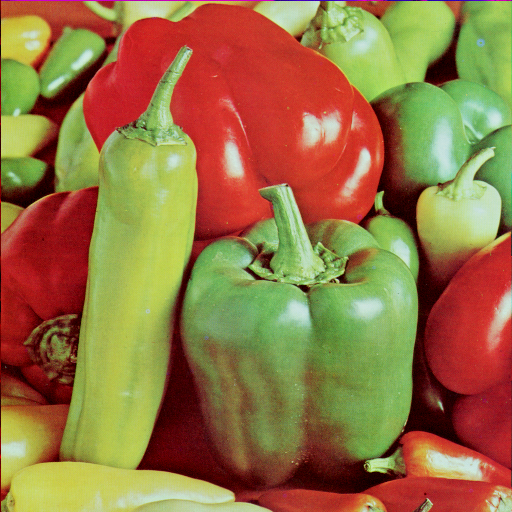
%> input picture Visione Artificiale/imgs/peppers.png, 512 x 512 px
$ octave istogrammi_applicazioni.m   (GNU Octave 9; MATLAB toolbox functions it lacks are replaced by stand-ins)
%> lines starting %> are read from the running program, lines starting %| are printed output that depends on the picture; in (x1, y1, x2, y2) boxes, pixels count from 0 and x2, y2 are one past the last pixel; in counts of white or black regions, pixels touching at a corner belong together; the program's own positions count from 1
### Visione Artificiale/Istogrami/plothist.m
function h = plothist(img)
    % Funzione per visualizzare un istogramma come immagine + barra di grigi

    h = imhist(uint8(img), 256); % Istogramma a 256 livelli
    m = 101 - ceil(100 * single(h) / single(max(h))); % Riga di partenza di ogni barra

    out = uint8(ones(120, 256) * 255); % Immagine bianca (120 righe, 256 colonne)

    % Disegna le barre nere dell'istogramma
    for i = 1:256
        out(m(i):100, i) = 0; % Barre verticali nere dalla riga m(i) a 100
    end

    % Disegna la barra del gradiente in basso (livelli di grigio)
    for i = 1:256
        out(102:120, i) = i - 1; % Riga 102–120: gradient bar (valori 0–255)
    end

    figure;
    imshow(out);
    title('Istogramma con funzione personalizzata');
end

### Visione Artificiale/Istogrami/plothist_outlier.m
function h = plothist_outlier(img)
    % Funzione per visualizzare un istogramma con barra di grigio e gestione outlier

    if ~isa(img, 'uint8')
        img = uint8(img);
    end

    h = imhist(img, 256); % Istogramma
    out = uint8(ones(120, 256) * 255); % Immagine bianca

    %% 1. Rilevamento outlier (bin > soglia, es. 3× mediana)
    soglia = 3 * median(h);
    outlier_mask = h > soglia;
    h_clean = h;
    h_clean(outlier_mask) = soglia; % Limita outlier per la normalizzazione

    %% 2. Calcolo altezza delle barre normalizzate
    m = 101 - ceil(100 * single(h_clean) / single(max(h_clean)));

    %% 3. Disegna le barre dell'istogramma
    for i = 1:256
        out(m(i):100, i) = 0; % Barre nere

        % Se è outlier, disegna un indicatore (puntino nero sulla riga 101)
        if outlier_mask(i)
            out(101, i) = 0; % Riga di separazione usata come marker
        end
    end

    %% 4. Disegna la barra del gradiente grigio
    for i = 1:256
        out(102:120, i) = i - 1;
    end

    %% 5. Visualizza
    figure;
    imshow(out);
    title('Istogramma con funzione personalizzata e outlier gestiti');
end

### Visione Artificiale/Istogrami/istogrammi_applicazioni.m
%% 1. Carica immagine e convertila in scala di grigi
img_rgb = imread('../imgs/peppers.png');
%> img_rgb is the input picture: size 512x512x3 uint8; mean R, G, B 149.8, 115.6, 66.5
img_gray = rgb2gray(img_rgb);
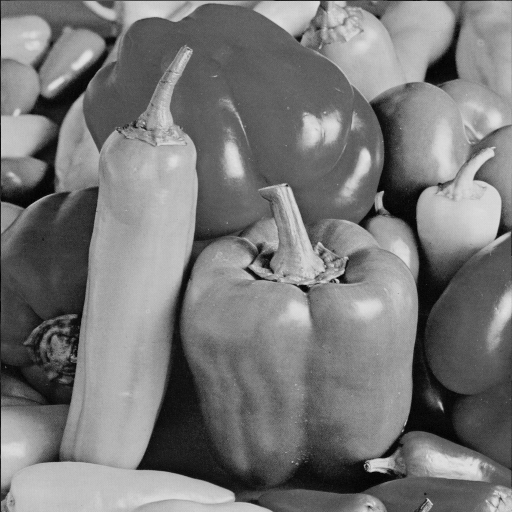
%> img_gray: size 512x512 uint8; min 0, max 228, mean 120.2

% Visualizzazione immagine originale
figure; imshow(img_gray);
title('Immagine in scala di grigi');

%% 2. Istogramma di luminosità (vettore numerico)
H = imhist(img_gray, 256); % Vettore di frequenze (1x256)
%> H = 256 values, max 2749 at index 97, min 0 at index 230, mean 1024

% Verifica proprietà fondamentale: somma = numero pixel
assert(sum(H) == numel(img_gray), 'Errore: somma istogramma ≠ numero pixel');

% Visualizzazione personalizzata
plothist(img_gray);
%> in plothist, `h = imhist(uint8(img), 256);`: h has the same summary as H outside plothist
%> in plothist, `m = 101 - ceil(100 * single(h) / single(max(h)));`: m = 256 values, max 101 at index 230, min 1 at index 97, mean 63.31
%> after the loop in plothist, `for i = 1:256`:
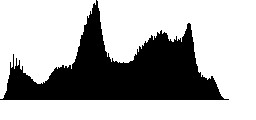
%> out: size 120x256 uint8; 68.6% white; 1 black region, box (x1, y1, x2, y2) and area: (0, 0, 229, 100) 9648
%> after the loop in plothist, `for i = 1:256`:
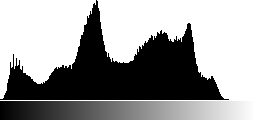
%> out: size 120x256 uint8; 15.77% of pixels changed, all inside (x1, y1, x2, y2) = (0, 101, 255, 120)
plothist_outlier(img_gray);
%> in plothist_outlier, `soglia = 3 * median(h);`: soglia = 2908.5
%> in plothist_outlier, `outlier_mask = h > soglia;`: outlier_mask = 256 logical values, 0 true
%> in plothist_outlier, `h_clean = h;`: h_clean has the same summary as H outside plothist_outlier

% Genera immagine grigia casuale
img_test = uint8(randi([0, 255], 200, 200));
% Aggiungi outlier forzando molti pixel a valore 50 (picco anomalo)
img_test(1:1000) = 50;

% Visualizza immagine test
figure; imshow(img_test);
title('Immagine test con picco-outlier');

% Confronto grafico dei due istogrammi (semplice vs outlier)
plothist(img_test);
plothist_outlier(img_test);

%% 3. Istogrammi separati dei canali RGB
R = img_rgb(:,:,1);
G = img_rgb(:,:,2);
B = img_rgb(:,:,3);
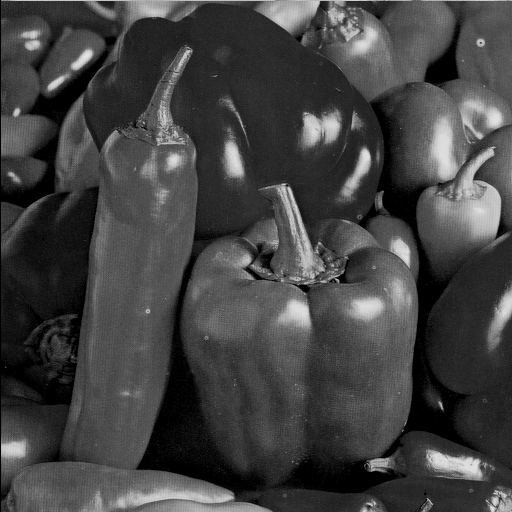
%> B: size 512x512 uint8; min 0, max 229, mean 66.5

HR = imhist(R, 256);
%> HR = 256 values, max 3583 at index 199, min 0 at index 3, mean 1024
HG = imhist(G, 256);
%> HG = 256 values, max 15694 at index 1, min 0 at index 239, mean 1024
HB = imhist(B, 256);
%> HB = 256 values, max 14430 at index 1, min 0 at index 231, mean 1024

% Plot RGB insieme (con gestione outlier)
figure;
hold on;
plot(0:255, HR, 'r');
plot(0:255, HG, 'g');
plot(0:255, HB, 'b');
legend('Rosso','Verde','Blu');
title('Istogrammi RGB');
xlabel('Livello di intensità');
ylabel('Numero di pixel');
grid on;
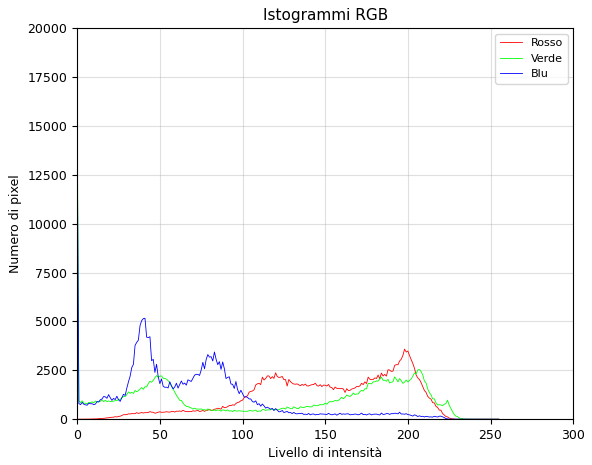
%> figure redrawn from the program's plot data; curve peaks at x = 198, y = 3583; curve peaks at x = 0, y = 15694; curve peaks at x = 0, y = 14430

%% 4. Istogramma ridotto (16 bin)
n_bin = 16;
H_short = zeros(1, n_bin);
for i = 1:n_bin
    idx = (i-1)*16 + 1 : i*16;
    H_short(i) = sum(H(idx));
end
%> after the loop, H_short = [8110 12647 7538 13029 16773 35354 27741 16453 19951 27150 27703 29231 14171 6264 29 0]

% Visualizzazione istogramma ridotto
figure;
bar(0:n_bin-1, H_short, 'k');
title('Istogramma ridotto a 16 bin');
xlabel('Bin');
ylabel('Conteggio');
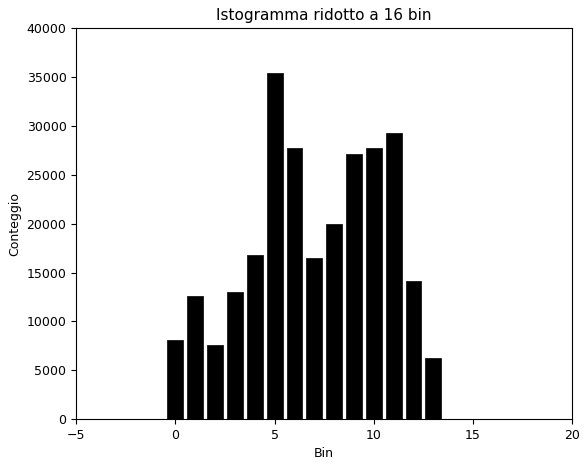
%> figure redrawn from the program's plot data; tallest bar 35354 high, from x = 4.6 to 5.4

%% 5. Confronto immagini con stesso istogramma
img_scrambled = img_gray(randperm(end));

% Verifica: stesso istogramma
H_scrambled = imhist(reshape(img_scrambled, size(img_gray)), 256);
%> H_scrambled has the same summary as H
assert(isequal(H, H_scrambled), 'Istogramma NON identico');

% Visualizzazione immagini
figure;
subplot(1,2,1); imshow(img_gray); title('Originale');
subplot(1,2,2); imshow(reshape(img_scrambled, size(img_gray))); title('Pixel rimescolati');

%% 6. Istogrammi per quadranti
[m, n] = size(img_gray);
%> m = 512; n = 512
Q1 = img_gray(1:floor(m/2), 1:floor(n/2));
Q2 = img_gray(1:floor(m/2), floor(n/2)+1:end);
Q3 = img_gray(floor(m/2)+1:end, 1:floor(n/2));
Q4 = img_gray(floor(m/2)+1:end, floor(n/2)+1:end);

figure;
subplot(2,2,1); plot(imhist(Q1)); title('Quadrante 1');
subplot(2,2,2); plot(imhist(Q2)); title('Quadrante 2');
subplot(2,2,3); plot(imhist(Q3)); title('Quadrante 3');
subplot(2,2,4); plot(imhist(Q4)); title('Quadrante 4');
%> after `title('Quadrante 4')`:
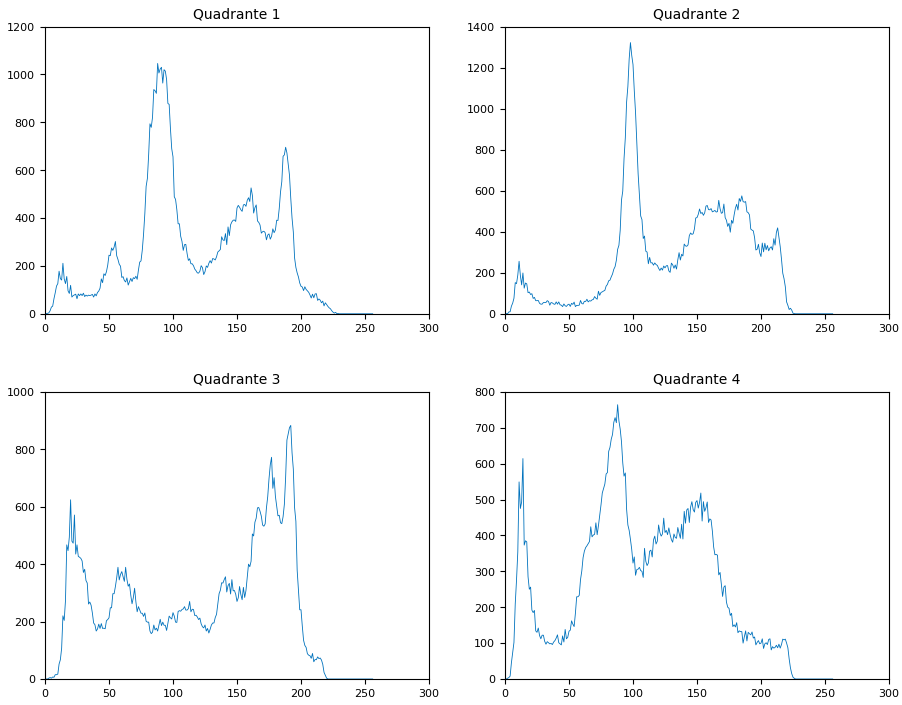
%> figure redrawn from the program's plot data, 4 panels; panel 1: curve peaks at x = 88, y = 1046; panel 2: curve peaks at x = 98, y = 1322; panel 3: curve peaks at x = 192, y = 883; panel 4: curve peaks at x = 88, y = 764

% Questa firma (Q1–Q4) permette di distinguere immagini rimescolate

$ run again, with Visione Artificiale/imgs/baboon.png copied over Visione Artificiale/imgs/peppers.png
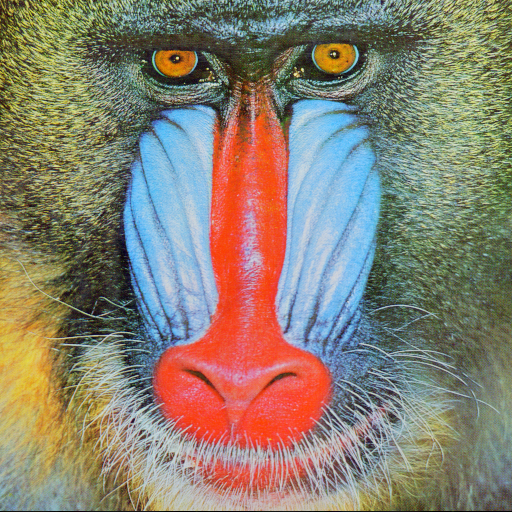
%> input picture Visione Artificiale/imgs/baboon.png, 512 x 512 px
%> img_rgb is the input picture: size 512x512x3 uint8; mean R, G, B 137.4, 128.9, 113.1
%> H = 256 values, max 2762 at index 122, min 0 at index 226, mean 1024
%> h has the same summary as H outside plothist
%> in plothist, `m = 101 - ceil(100 * single(h) / single(max(h)));`: m = 256 values, max 101 at index 226, min 1 at index 122, mean 63.48
%> after the loop in plothist, `for i = 1:256`:
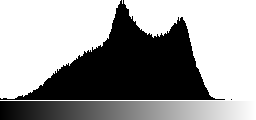
%> out: size 120x256 uint8; min 0, max 255, mean 155.1
%> soglia = 2889
%> outlier_mask = 256 logical values, 0 true
%> h_clean has the same summary as H outside plothist_outlier
%> HR = 256 values, max 1845 at index 113, min 12 at index 10, mean 1024
%> HG = 256 values, max 2644 at index 193, min 0 at index 233, mean 1024
%> HB = 256 values, max 2081 at index 64, min 1 at index 255, mean 1024
%> after the loop `for i = 1:n_bin`: H_short = [394 1913 5972 12140 16634 21068 25720 40330 33858 28554 30470 32549 11788 752 2 0]
%> H_scrambled has the same summary as H
%> `title('Quadrante 4')`:
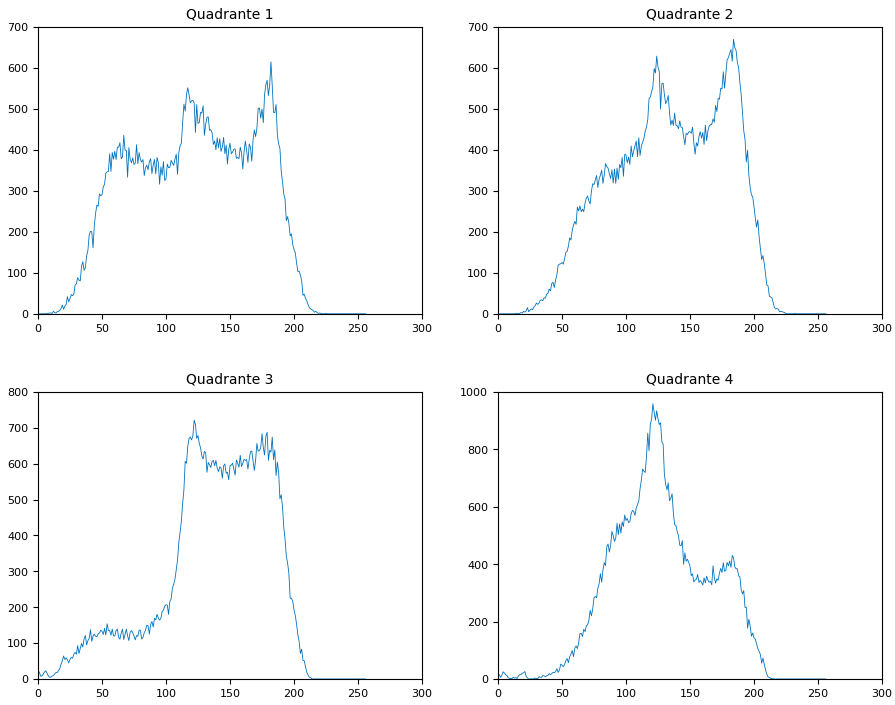
%> figure redrawn from the program's plot data, 4 panels; panel 1: curve peaks at x = 182, y = 614; panel 2: curve peaks at x = 184, y = 669; panel 3: curve peaks at x = 122, y = 721; panel 4: curve peaks at x = 121, y = 958

$ run again, with Visione Artificiale/imgs/barbara.png copied over Visione Artificiale/imgs/peppers.png
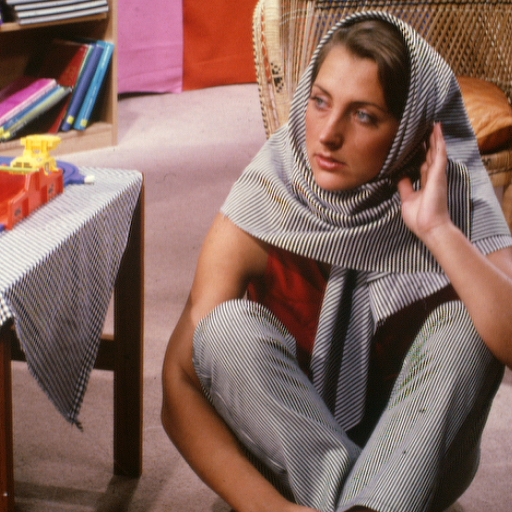
%> input picture Visione Artificiale/imgs/barbara.png, 512 x 512 px
%> img_rgb is the input picture: size 512x512x3 uint8; mean R, G, B 134.5, 104.1, 95.7
%> H = 256 values, max 2179 at index 157, min 0 at index 1, mean 1024
%> h has the same summary as H outside plothist
%> in plothist, `m = 101 - ceil(100 * single(h) / single(max(h)));`: m = 256 values, max 101 at index 1, min 1 at index 157, mean 53.46
%> after the loop in plothist, `for i = 1:256`:
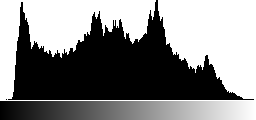
%> out: size 120x256 uint8; min 0, max 255, mean 133.8
%> soglia = 3231
%> outlier_mask = 256 logical values, 0 true
%> h_clean has the same summary as H outside plothist_outlier
%> HR = 256 values, max 1847 at index 192, min 0 at index 1, mean 1024
%> HG = 256 values, max 2829 at index 22, min 0 at index 1, mean 1024
%> HB = 256 values, max 2665 at index 15, min 0 at index 250, mean 1024
%> after the loop `for i = 1:n_bin`: H_short = [1440 25910 18243 15891 17678 24122 25797 25119 20902 28944 20809 13552 11944 9203 2402 188]
%> H_scrambled has the same summary as H
%> `title('Quadrante 4')`:
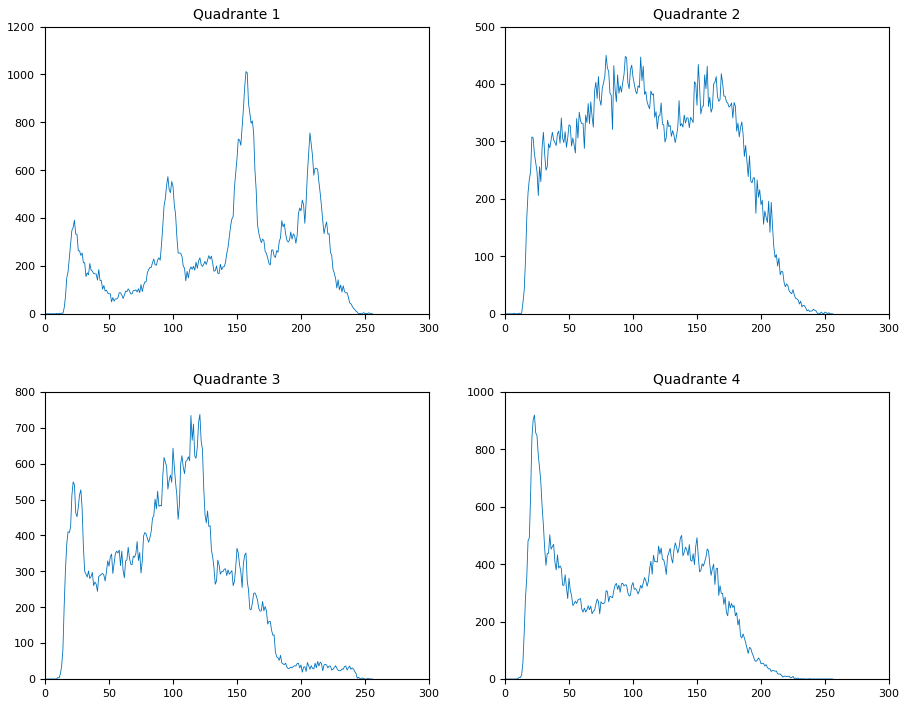
%> figure redrawn from the program's plot data, 4 panels; panel 1: curve peaks at x = 157, y = 1012; panel 2: curve peaks at x = 79, y = 450; panel 3: curve peaks at x = 121, y = 737; panel 4: curve peaks at x = 23, y = 919
